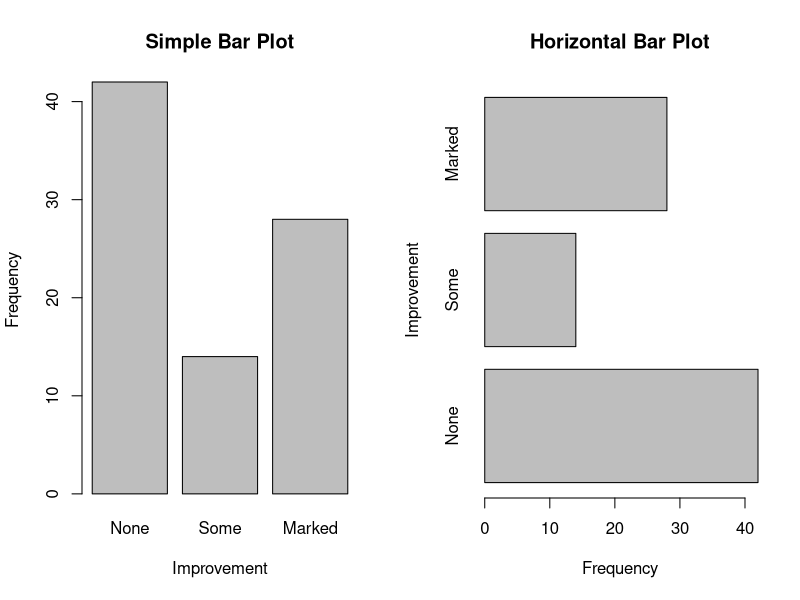

The R script that drew this image: (Note: this script raises an error after producing the figure.)
#==========================================================
# An Introduce of Rplot from R in Action
#==========================================================

#-----------------------------------------
# 1. barplot(height)
#    height may be a vector or a matrix
#-----------------------------------------
library(vcd) # use this package to abtain
             # the data Arthritis
counts<-table(Arthritis$Improved)
counts

parset<-par(mfrow=c(1,2))
barplot(counts,main="Simple Bar Plot",
        xlab="Improvement",ylab="Frequency")
barplot(counts,main="Horizontal Bar Plot",
        xlab="Frequency",ylab="Improvement",
        horiz=T)
par(parset)

# Since that Arthritis$Improved is a factor variable, we
# can use it directly instead of changing it into a table.
parset<-par(mfrow=c(1,2))
barplot(Arthritis$Improved,main="Simple Bar Plot",
        xlab="Improvement",ylab="Frequency")
barplot(Arthritis$Improved,main="Horizontal Bar Plot",
        xlab="Frequency",ylab="Improvement",
        horiz=T)
par(parset) # the same result as the code above

# occations when height is a matrix
counts<-table(Arthritis$Improved,Arthritis$Treatment)
counts

parset<-par(mfrow=c(1,2))
barplot(counts,main="Stack Bar Plot",
        xlab="Treatment",ylab="Treatment",
        col=c("red","yellow","green"),
        legend=rownames(counts))
barplot(counts,main="Grouped Bar Plot",
        xlab="Treatment",ylab="Frequency",
        col=c("red","yellow","green"),
        legend=rownames(counts),beside=TRUE)
par(parset)

# more settings about barplot
parset<-par(mar=c(5,8,4,2),las=2)
counts<-table(Arthritis$Improved)

barplot(counts,main="Treatment Outcome",
        horiz=TRUE,cex.names=0.8,
        names.arg=c("No Improvement","Some Improvement",
                    "Marked Improvement"))

# spinogram
library(vcd) # function spine() is provided by this package
attach(Arthritis)
counts<-table(Treatment,Improved)
spine(counts,main="Spinogram Example")
detach(Arthritis)

#-----------------------------------------
# 2. pie(x,labels)
#    x may be a vector of non-negative 
#    numbers
#-----------------------------------------
parset<-par(mfrow=c(2,2))

slices<-c(10,12,4,16,8)
lbls<-c("US","UK","Australia","Germany","France")

pie(slices,labels=lbls,main="Simple Pie Chart")

pct<-round(slices/sum(slices)*100)
lbls2<-paste(lbls," ",pct,"%",sep="")
pie(slices,labels=lbls2,col=rainbow(length(lbls2)),
    main="Pie Chart with Percentages")

library(plotrix)
pie3D(slices,labels=lbls,explode=0.1,main="3D Pie Chart")

mytable<-table(state.region)
lbls3<-paste(names(mytable),"\n",mytable,sep="")
pie(mytable,labels=lbls3,
    main="Pie Chart from a Table\n (with sample sizes)")

par(parset)

# fan plot
library(plotrix) # function fan.plot() is 
                 # provided by this package

slices<-c(10,12,4,16,8)
lbls<-c("US","UK","Australia","Germany","France")

fan.plot(slices,labels=lbls,main="Fan Plot")

#-----------------------------------------
# 3. hist(x)
#    x may be a vector
#-----------------------------------------
parset<-par(mfrow=c(2,2))

hist(mtcars$mpg)

hist(mtcars$mpg,breaks=12,col="red",xlab="Miles Per Gallon",
     main="Colored histogram with 12 bins")

hist(mtcars$mpg,freq=FALSE,breaks=12,col="red",
     xlab="Miles Per Gallon",main="Histogram, rug plot, density curve")
rug(jitter(mtcars$mpg))
lines(density(mtcars$mpg,col="blue",lwd=2))

x<-mtcars$mpg
h<-hist(x,breaks=12,col="red",xlab="Miles Per Gallon",
        main="Histogram with normal curve and box")
xfit<-seq(min(x),max(x),length=40)
yfit<-dnorm(xfit,mean=mean(x),sd=sd(x))
yfit<-yfit*diff(h$mids[1:2])*length(x)
lines(xfit,yfit,col="blue",lwd=2)
box()

par(parset)

#-----------------------------------------
# 4. plot(density(x))
#    x may be a vector
#-----------------------------------------
parset<-par(mfrow=c(2,1))

d<-density(mtcars$mpg)
plot(d)

plot(d,main="Kernel Density of Miles Per Gallon")
polygon(d,col="red",border="blue")
rug(mtcars$mpg,col="brown")

par(parset)

# Kernel Density Plot for comparison
parset<-par(lwd=2)
library(sm)
attach(mtcars)

cyl.f<-factor(cyl,levels=c(4,6,8),labels=c("4 cylinder",
                                           "6 cylinder",
                                           "8 cylinder"))
sm.density.compare(mpg,cyl,xlab="Miles Per Gallon")
title(main="MPG Distribution by Car Cylinders")

colfill<-c(2:(1+length(levels(cyl.f))))
legend(locator(1),levels(cyl.f),fill=colfill)

detach(mtcars)
par(parset)

#-----------------------------------------
# 5. boxplot(x)
#    x may be a vector
#-----------------------------------------
boxplot(mtcars$mpg,main="Box plot",ylab="Miles per Gallon")

# show the quantiles
boxplot.stats(mtcars$mpg)

boxplot(mpg~cyl,data=mtcars,main="Car Mileage Data",
        xlab="Number of Cylinders",ylab="Miles Per Gallon")

boxplot(mpg~cyl,data=mtcars,main="Car Mileage Data",
        ylab="Number of Cylinders",xlab="Miles Per Gallon",
        varwidth=TRUE,horizontal=TRUE)

boxplot(mpg~cyl,data=mtcars,notch=TRUE,varwidth=TRUE,col="red",
        main="Car Mileage Data",xlab="Number of Cylinders",
        ylab="Miles Per Gallon")

mtcars$cyl.f<-factor(mtcars$cyl,levels=c(4,6,8),
                     labels=c("4","6","8"))
mtcars$am.f<-factor(mtcars$am,levels=c(0,1),
                    labels=c("auto","standard"))
boxplot(mpg~am.f*cyl.f,data=mtcars,varwidth=TRUE,
        col=c("gold","darkgreen"),
        main="MPG Distribution by Auto Type",
        xlab="Auto Type")

library(vioplot)
x1<-mtcars$mpg[mtcars$cyl==4]
x2<-mtcars$mpg[mtcars$cyl==6]
x3<-mtcars$mpg[mtcars$cyl==8]
vioplot(x1,x2,x3,
        names=c("4 cyl","6 cyl","8 cyl"),
        col="gold")
title("Violin Plots of Miles Per Gallon")

#-----------------------------------------
# 6.dotchart(x,labels=)
#   x may be a vector
#-----------------------------------------
dotchart(mtcars$mpg,labels=row.names(mtcars),cex=.7,
         main="Gas Mileage for Car Models",
         xlab="Miles Per Gallon")

x<-mtcars[order(mtcars$mpg),]
x$cyl<-factor(x$cyl)
x$color[x$cyl==4]<-"red"
x$color[x$cyl==6]<-"blue"
x$color[x$cyl==8]<-"darkgreen"
dotchart(x$mpg,labels=row.names(x),cex=.7,
         groups=x$cyl,gcolor="black",color=x$color,pch=19,
         main="Gas Mileage for Car Models\n grouped by cylinder",
         xlab="Miles Per Gallon")
